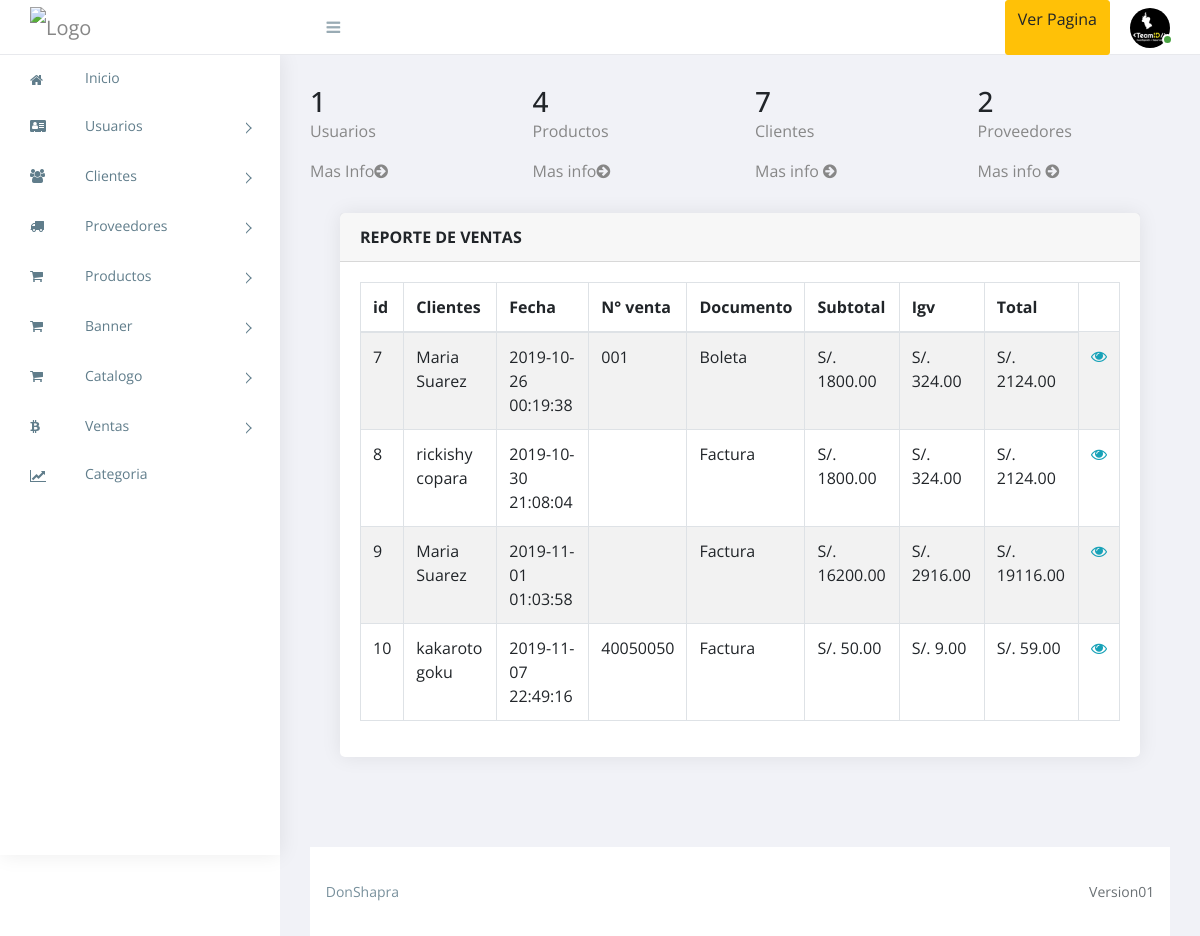
/Admin/DonShapra-Oficial/Private/View/Public/Inicio.php (signed in), run on the app's committed database.
### tables this page shows
CREATE TABLE `venta` (
  `id` int(11) NOT NULL,
  `id_cliente` int(11) NOT NULL,
  `fecha_venta` datetime NOT NULL,
  `num_venta` varchar(50) NOT NULL,
  `tipo_documento` varchar(50) NOT NULL,
  `subtotal` decimal(18,2) NOT NULL,
  `igv` decimal(18,2) NOT NULL,
  `total` decimal(18,2) NOT NULL
);

CREATE TABLE `clientes` (
  `id` int(11) NOT NULL,
  `nombre` varchar(50) NOT NULL,
  `apellido` varchar(50) NOT NULL,
  `dni` int(8) NOT NULL,
  `sexo` varchar(50) NOT NULL,
  `celular` varchar(9) NOT NULL,
  `correo` varchar(100) NOT NULL
);

### Admin/DonShapra-Oficial/Private/Model/Conexion.php (called while the page is built, shortened)
<?php
class Conexion {
    private $conexion;
       public function conectar_BD(){
           $this->server=SERVER;
           $this->usuario=USUARIO;
           $this->clave=CLAVE;
           $this->baseDatos=BASE_DATOS;
           $this-> conexion=new mysqli($this->server,$this->usuario,$this->clave, $this->baseDatos);
       }
       public function getEjecutarSQL($sql){
            return $this->conexion->query($sql);
       }
}
?>

### Admin/DonShapra-Oficial/Private/Model/ModelVentas.php (called while the page is built, shortened)
<?php
require_once ("Conexion.php");
class ModelVentas extends Conexion {
    public function mostrarVentas() {
        $sql="SELECT venta.id,venta.id_cliente,clientes.nombre,clientes.apellido,venta.fecha_venta,venta.num_venta,venta.tipo_documento,venta.subtotal,venta.igv,venta.total
        FROM venta
        INNER JOIN clientes ON venta.id_cliente = clientes.id";
        return parent::getEjecutarSQL($sql);
    }
}
?>

### Admin/DonShapra-Oficial/Private/Controller/Ventas/ControllerMostrar.php
<?php
require_once ("../../Model/ModelVentas.php");
$enlace=new ModelVentas();
$resultado=$enlace->mostrarVentas();
while($fila=$resultado->fetch_array(MYSQLI_ASSOC))
{
    echo "<tr>";
    echo "<td>".$fila['id']."</td>";
    echo "<td>".$fila['nombre']." ".$fila['apellido']."</td>";
    echo "<td>".$fila['fecha_venta']."</td>";
    echo "<td>".$fila['num_venta']."</td>";
    echo "<td>".$fila['tipo_documento']."</td>";
    echo "<td> S/. ".$fila['subtotal']."</td>";
    echo "<td> S/. ".$fila['igv']."</td>";
    echo "<td> S/. ".$fila['total']."</td>";
    echo "<td> <a href='#' class='text-info'  data-toggle='modal' data-target='#detalleModal' onclick=\"ModalDetalle(".$fila['id'].");\"><i class='fa fa-eye'></i></a> </td>";
    echo "</tr>";
}
?>

### Admin/DonShapra-Oficial/Private/View/assets/css/style.css (style rules this page uses)
body { display: table; font-family: "Open Sans", sans-serif; font-size: 16px; width: 100%; }
a, button { text-decoration: none; outline: none !important; color: #878787; -webkit-transition: all 0.25s ease; transition: all 0.25s ease; }

### data on the page
venta: id "7", id_cliente.nombre "Maria", id_cliente.apellido "Suarez", fecha_venta "2019-10-26 00:19:38", num_venta "001", tipo_documento "Boleta", subtotal "1800.00", igv "324.00", total "2124.00"
venta: id "8", id_cliente.nombre "rickishy", id_cliente.apellido "copara", fecha_venta "2019-10-30 21:08:04", tipo_documento "Factura", subtotal "1800.00", igv "324.00", total "2124.00"
venta: id "9", id_cliente.nombre "Maria", id_cliente.apellido "Suarez", fecha_venta "2019-11-01 01:03:58", tipo_documento "Factura", subtotal "16200.00", igv "2916.00", total "19116.00"
venta: id "10", id_cliente.nombre "kakaroto", id_cliente.apellido "goku", fecha_venta "2019-11-07 22:49:16", num_venta "40050050", tipo_documento "Factura", subtotal "50.00", igv "9.00", total "59.00"

### other printed values
$count_usu "1"
$count_produc "4"
$count_cli "7"
$count_pro "2"
